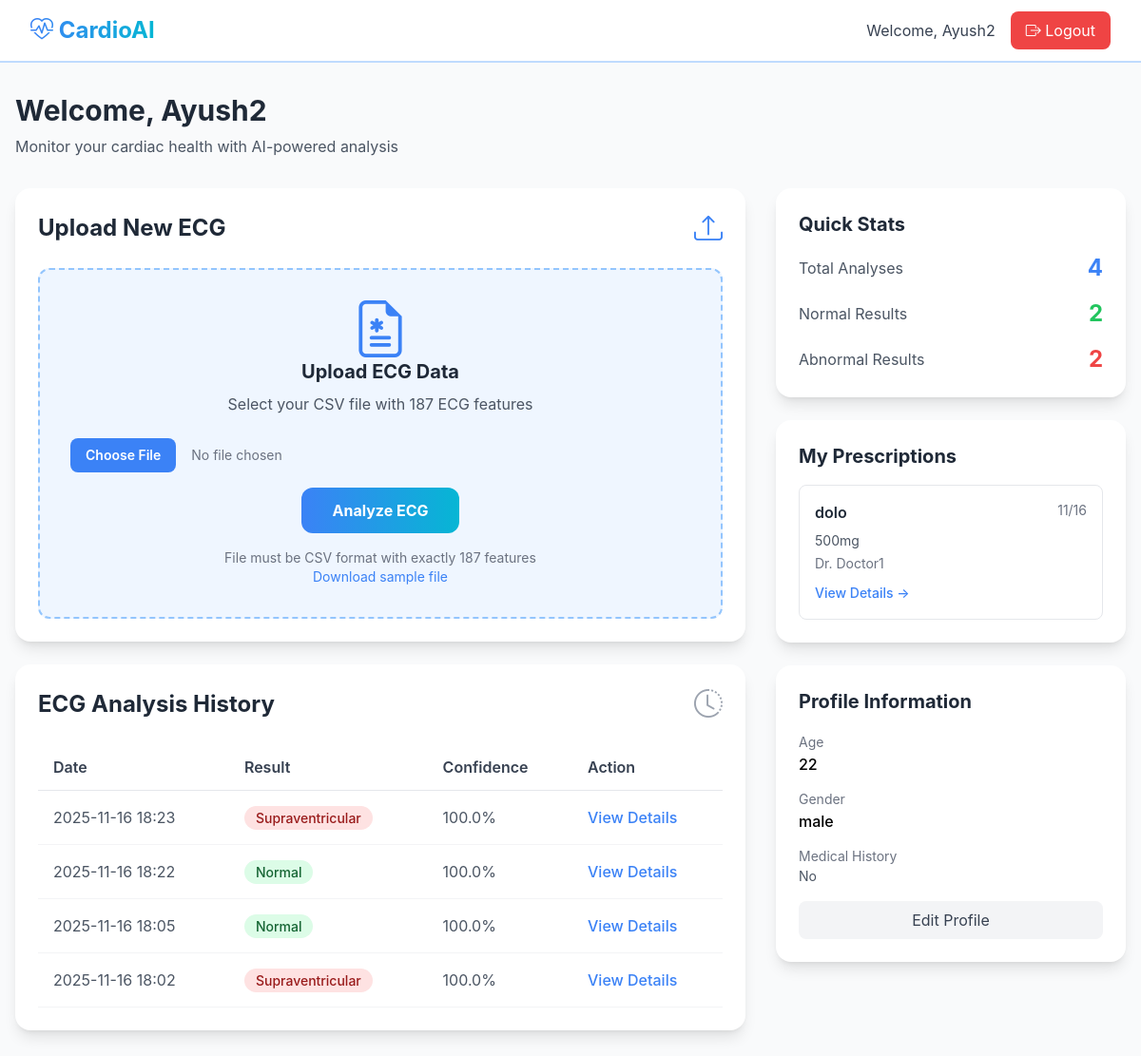
/patient_dashboard (signed in), run on the app's committed database.
### tables this page shows
CREATE TABLE predictions (
            id INTEGER PRIMARY KEY AUTOINCREMENT,
            patient_id INTEGER,
            filename TEXT,
            result TEXT,
            confidence REAL,
            all_probabilities TEXT,
            created_at TIMESTAMP DEFAULT CURRENT_TIMESTAMP,
            FOREIGN KEY (patient_id) REFERENCES users (id)
        );

CREATE TABLE prescriptions (
            id INTEGER PRIMARY KEY AUTOINCREMENT,
            patient_id INTEGER,
            doctor_id INTEGER,
            medication TEXT,
            dosage TEXT,
            frequency TEXT,
            duration TEXT,
            instructions TEXT,
            created_at TIMESTAMP DEFAULT CURRENT_TIMESTAMP,
            FOREIGN KEY (patient_id) REFERENCES users (id),
            FOREIGN KEY (doctor_id) REFERENCES users (id)
        );

CREATE TABLE users (
            id INTEGER PRIMARY KEY AUTOINCREMENT,
            name TEXT NOT NULL,
            email TEXT UNIQUE NOT NULL,
            password TEXT NOT NULL,
            role TEXT NOT NULL,
            created_at TIMESTAMP DEFAULT CURRENT_TIMESTAMP
        , is_blocked INTEGER DEFAULT 0);

CREATE TABLE patients (
            user_id INTEGER PRIMARY KEY,
            age INTEGER,
            gender TEXT,
            medical_history TEXT,
            FOREIGN KEY (user_id) REFERENCES users (id)
        );

### app.py (the view)
    def decorated_function(*args, **kwargs):
        if 'user_id' not in session or session.get('role') != 'patient':
            flash('Access denied. Patient login required.', 'error')
            return redirect(url_for('login'))
        return f(*args, **kwargs)

### app.py (called while the page is built)
def get_db_connection():
    conn = sqlite3.connect('database.db')
    conn.row_factory = sqlite3.Row
    return conn

def convert_row_to_dict(row):
    if row is None:
        return None
    row_dict = dict(row)
    if 'created_at' in row_dict and row_dict['created_at']:
        try:
            row_dict['created_at'] = datetime.strptime(row_dict['created_at'], '%Y-%m-%d %H:%M:%S')
        except:
            row_dict['created_at'] = datetime.now()
    return row_dict

def convert_rows_to_dicts(rows):
    return [convert_row_to_dict(row) for row in rows]

def patient_required(f):
    def decorated_function(*args, **kwargs):
        if 'user_id' not in session or session.get('role') != 'patient':
            flash('Access denied. Patient login required.', 'error')
            return redirect(url_for('login'))
        return f(*args, **kwargs)
    decorated_function.__name__ = f.__name__
    return decorated_function

### templates/patient_dashboard.html (shortened to what this page needs)
{% extends "base.html" %}
{% block content %}
<div class="min-h-screen bg-gray-50 py-8">
    <div class="max-w-7xl mx-auto px-4">
        <div class="mb-8">
            <h1 class="text-3xl font-bold text-gray-800 mb-2">Welcome, {{ session.name }}</h1>
            <p class="text-gray-600">Monitor your cardiac health with AI-powered analysis</p>
        </div>
        <div class="grid lg:grid-cols-3 gap-8">
            <div class="lg:col-span-2 space-y-6">
                <div class="bg-white rounded-2xl shadow-lg p-6">
                    <div class="flex items-center justify-between mb-6">
                        <h2 class="text-2xl font-bold text-gray-800">Upload New ECG</h2>
                        <i class="bi bi-upload text-3xl text-blue-500"></i>
                    </div>
                    <div class="border-2 border-dashed border-blue-300 rounded-xl p-8 text-center bg-blue-50">
                        <i class="bi bi-file-earmark-medical text-6xl text-blue-500 mb-4"></i>
                        <h3 class="text-xl font-bold text-gray-800 mb-2">Upload ECG Data</h3>
                        <p class="text-gray-600 mb-6">Select your CSV file with 187 ECG features</p>
                        <form action="/upload_ecg" method="post" enctype="multipart/form-data" class="space-y-4">
                            <input
                                type="file"
                                name="ecg_file"
                                accept=".csv"
                                required
                                class="block w-full text-sm text-gray-500 file:mr-4 file:py-2 file:px-4 file:rounded-lg file:border-0 file:text-sm file:font-semibold file:bg-blue-500 file:text-white hover:file:bg-blue-600"
                            >
                            <button
                                type="submit"
                                class="bg-gradient-to-r from-blue-500 to-cyan-500 text-white px-8 py-3 rounded-xl font-bold hover:shadow-lg transition-all"
                            >
                                Analyze ECG
                            </button>
                        </form>
                        <div class="mt-4 text-sm text-gray-500">
                            <p>File must be CSV format with exactly 187 features</p>
                            <a href="/download_sample" class="text-blue-500 hover:underline">Download sample file</a>
                        </div>
                    </div>
                </div>
                <div class="bg-white rounded-2xl shadow-lg p-6">
                    <div class="flex items-center justify-between mb-6">
                        <h2 class="text-2xl font-bold text-gray-800">ECG Analysis History</h2>
                        <i class="bi bi-clock-history text-3xl text-gray-400"></i>
                    </div>
                    {% if predictions %}
                    <div class="overflow-x-auto">
                        <table class="w-full">
                            <thead>
                                <tr class="border-b border-gray-200">
                                    <th class="text-left py-3 px-4 font-semibold text-gray-700">Date</th>
                                    <th class="text-left py-3 px-4 font-semibold text-gray-700">Result</th>
                                    <th class="text-left py-3 px-4 font-semibold text-gray-700">Confidence</th>
                                    <th class="text-left py-3 px-4 font-semibold text-gray-700">Action</th>
                                </tr>
                            </thead>
                            <tbody>
                                {% for prediction in predictions %}
                                <tr class="border-b border-gray-100 hover:bg-gray-50">
                                    <td class="py-4 px-4 text-gray-600">{{ prediction.created_at.strftime('%Y-%m-%d %H:%M') }}</td>
                                    <td class="py-4 px-4">
                                        <span class="px-3 py-1 rounded-full text-sm font-medium
                                            {% if prediction.result == 'Normal' %}bg-green-100 text-green-800
                                            {% else %}bg-red-100 text-red-800{% endif %}">
                                            {{ prediction.result }}
                                        </span>
                                    </td>
                                    <td class="py-4 px-4 text-gray-600">{{ "%.1f"|format(prediction.confidence) }}%</td>
                                    <td class="py-4 px-4">
                                        <a href="/results/{{ prediction.id }}"
                                           class="text-blue-500 hover:text-blue-700 font-medium">
                                            View Details
                                        </a>
                                    </td>
                                </tr>
                                {% endfor %}
                            </tbody>
                        </table>
                    </div>
                    {% else %}
                    <div class="text-center py-8">
                        <i class="bi bi-inbox text-6xl text-gray-300 mb-4"></i>
                        <p class="text-gray-500">No ECG analyses yet. Upload your first ECG file to get started.</p>
                    </div>
                    {% endif %}
                </div>
            </div>
            <div class="space-y-6">
                <div class="bg-white rounded-2xl shadow-lg p-6">
                    <h3 class="text-xl font-bold text-gray-800 mb-4">Quick Stats</h3>
                    <div class="space-y-4">
                        <div class="flex justify-between items-center">
                            <span class="text-gray-600">Total Analyses</span>
                            <span class="font-bold text-2xl text-blue-500">{{ predictions|length }}</span>
                        </div>
                        <div class="flex justify-between items-center">
                            <span class="text-gray-600">Normal Results</span>
                            <span class="font-bold text-2xl text-green-500">
                                {{ predictions|selectattr('result', 'equalto', 'Normal')|list|length }}
                            </span>
                        </div>
                        <div class="flex justify-between items-center">
                            <span class="text-gray-600">Abnormal Results</span>
                            <span class="font-bold text-2xl text-red-500">
                                {{ predictions|rejectattr('result', 'equalto', 'Normal')|list|length }}
                            </span>
                        </div>
                    </div>
                </div>
                <div class="bg-white rounded-2xl shadow-lg p-6">
                    <h3 class="text-xl font-bold text-gray-800 mb-4">My Prescriptions</h3>
                    {% if prescriptions %}
                    <div class="space-y-3">
                        {% for prescription in prescriptions %}
                        <div class="border border-gray-200 rounded-lg p-4">
                            <div class="flex justify-between items-start mb-2">
                                <h4 class="font-semibold text-gray-800">{{ prescription.medication }}</h4>
                                <span class="text-sm text-gray-500">{{ prescription.created_at.strftime('%m/%d') }}</span>
                            </div>
                            <p class="text-sm text-gray-600 mb-1">{{ prescription.dosage }}</p>
                            <p class="text-sm text-gray-500 mb-2">Dr. {{ prescription.doctor_name }}</p>
                            <a href="/prescription_details/{{ prescription.id }}"
                               class="text-blue-500 hover:text-blue-700 text-sm font-medium">
                                View Details →
                            </a>
                        </div>
                        {% endfor %}
                    </div>
                    {% else %}
                    <div class="text-center py-4">
                        <i class="bi bi-prescription2 text-4xl text-gray-300 mb-2"></i>
                        <p class="text-gray-500 text-sm">No prescriptions yet</p>
                    </div>
                    {% endif %}
                </div>
                <div class="bg-white rounded-2xl shadow-lg p-6">
                    <h3 class="text-xl font-bold text-gray-800 mb-4">Profile Information</h3>
                    <div class="space-y-3">
                        <div>
                            <label class="text-sm text-gray-500">Age</label>
                            <p class="font-medium">{{ patient_info.age or 'Not specified' }}</p>
                        </div>
                        <div>
                            <label class="text-sm text-gray-500">Gender</label>
                            <p class="font-medium">{{ patient_info.gender or 'Not specified' }}</p>
                        </div>
                        <div>
                            <label class="text-sm text-gray-500">Medical History</label>
                            <p class="text-sm text-gray-600">{{ patient_info.medical_history or 'None provided' }}</p>
                        </div>
                    </div>
                    <a href="/profile" class="block mt-4 text-center bg-gray-100 text-gray-700 py-2 rounded-lg hover:bg-gray-200 transition-all">
                        Edit Profile
                    </a>
                </div>
            </div>
        </div>
    </div>
</div>
{% endblock %}

### templates/base.html (shortened to what this page needs)
<!DOCTYPE html>
<html lang="en">
<head>
    <script src="https://cdn.tailwindcss.com"></script>
    <link rel="stylesheet" href="https://cdn.jsdelivr.net/npm/bootstrap-icons@1.11.3/font/bootstrap-icons.min.css">
</head>
<body class="gradient-bg min-h-screen">
    <nav class="bg-white shadow-lg border-b-2 border-blue-200">
        <div class="max-w-7xl mx-auto px-4 sm:px-6 lg:px-8">
            <div class="flex justify-between h-16">
                <div class="flex items-center">
                    <a href="/" class="text-2xl font-bold bg-gradient-to-r from-blue-500 to-cyan-500 bg-clip-text text-transparent">
                        <i class="bi bi-heart-pulse"></i> CardioAI
                    </a>
                </div>
                <div class="flex items-center space-x-4">
                    {% if session.user_id %}
                        <span class="text-gray-700">Welcome, {{ session.name }}</span>
                        <a href="/logout" class="bg-red-500 text-white px-4 py-2 rounded-lg hover:bg-red-600">
                            <i class="bi bi-box-arrow-right"></i> Logout
                        </a>
                    {% else %}
                        <a href="/login" class="text-blue-600 hover:text-blue-800">Login</a>
                        <a href="/signup" class="bg-blue-500 text-white px-4 py-2 rounded-lg hover:bg-blue-600">Sign Up</a>
                    {% endif %}
                </div>
            </div>
        </div>
    </nav>
    <main>
        {% block content %}{% endblock %}
    </main>
</body>
</html>

### templates/base.html (style rules this page uses)
body { font-family: 'Inter', system-ui, -apple-system, sans-serif; }
.gradient-bg { background: linear-gradient(135deg, #e0f2fe 0%, #bfdbfe 50%, #fff 100%); }

### data on the page
predictions: created_at "2025-11-16 18:23", result "Supraventricular", confidence "100.0"
predictions: created_at "2025-11-16 18:22", result "Normal", confidence "100.0"
predictions: created_at "2025-11-16 18:05", result "Normal", confidence "100.0"
predictions: created_at "2025-11-16 18:02", result "Supraventricular", confidence "100.0"
prescriptions: medication "dolo", created_at "11/16", dosage "500mg", doctor_name "Doctor1"
patients: age "22", gender "male", medical_history "No"

### other printed values
{{ session.name }} "Ayush2"
{{ predictions|length }} "4"
{{ predictions|selectattr('result', 'equalto', 'Normal')|list|length }} "2"
{{ predictions|rejectattr('result', 'equalto', 'Normal')|list|length }} "2"
